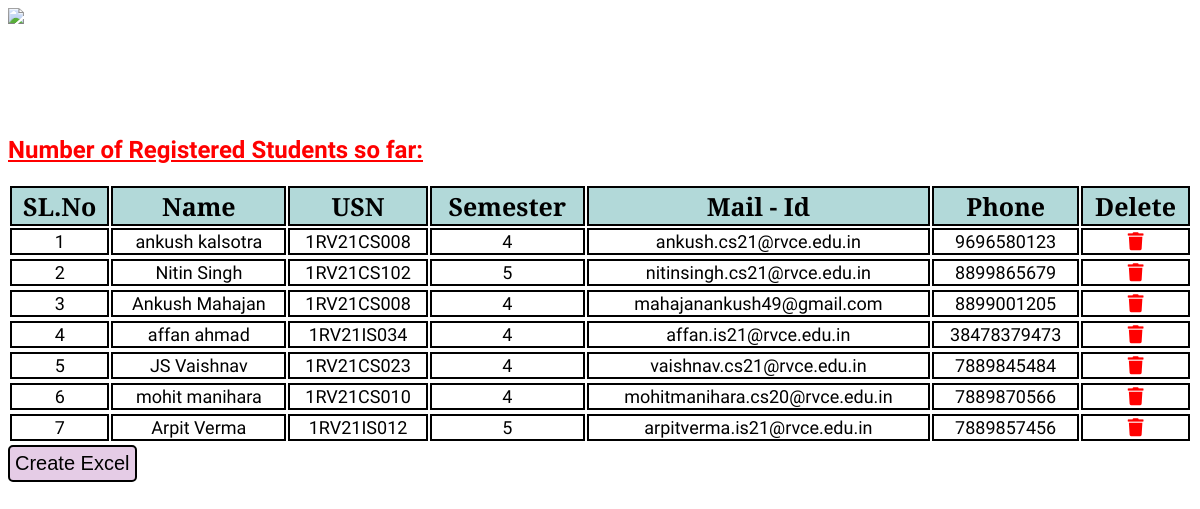
Page /admin/manage_users.php on the committed database.
### tables this page shows
CREATE TABLE `registration` (
  `id` int(255) NOT NULL,
  `fname` varchar(255) NOT NULL,
  `lname` varchar(255) NOT NULL,
  `bdate` date NOT NULL,
  `usn` varchar(100) NOT NULL,
  `email` varchar(255) NOT NULL,
  `dept` varchar(255) NOT NULL,
  `sem` int(1) NOT NULL,
  `gender` char(1) NOT NULL,
  `phno` bigint(11) NOT NULL,
  `image` varchar(100) NOT NULL,
  `password` varchar(255) NOT NULL
);

### admin/manage_users.php (the view, shortened to what this page needs)
<?php
    require_once('../connection.php');
    $query1 = "SELECT * FROM registration";
    $result = mysqli_query($con,$query1);
    $rr=mysqli_num_rows($result);
    if(!$rr)
    {
    echo "<h2 style='color:red;color:#ff0000;font-family:Acme;position:relative;top:35px;left:30%;''>No Students Have Registered For PvP Yet.</h2>";
    }
    else
    {
?>
<!DOCTYPE html>
<html lang="en">
<head>
    <link rel="stylesheet" href="https://use.fontawesome.com/releases/v5.3.1/css/all.css">
    </head>
<body>
    <img id="head" width="380px" style = "font-family:'PT Serif';" left:10 align='left' src = "../css/images/rvceheader.png">
    <br /><br /><br /><br /><br /><br />
    <h2 style="color:#ff0000;font-family:'Acme';" class = "page-header"><u>Number of Registered Students so far:</u></h2>
    <div class = "col-lg-12 mcon text-center">
        <table id="mytab1" width = "100%" class="mtab table table-bordered table-hover table-responsive" style = "margin-top:0;">
    	    <tr align = 'center' class = "text-center" style = "background-color:rgba(0,128,128,0.3);color:black;font-size:25px;text-align:center;font-family: 'PT serif';" class="table-info">
                <th style='border:2px solid black'>SL.No</th>
                <th style='border:2px solid black'>Name</th>
                <th style='border:2px solid black'>USN</th>
                <th style='border:2px solid black'>Semester</th>
                <th style='border:2px solid black'>Mail - Id</th>
                <th style='border:2px solid black'>Phone</th>
                <th style='border:2px solid black'>Delete</th>
		    </tr>
            <?php
                $i=1;
                while($row = mysqli_fetch_array($result))
                    {
                        echo "<tr style='color:black;border-bottom:2px solid black;font-size:18px;border-right:2px solid black;border-top:2px solid black;border-left:2px solid black;'>";
                        echo "<td style='border:2px solid black' align = 'center'>".$i."</td>";
                        echo "<td style='border:2px solid black' align = 'center'>".$row['fname'].' '.$row['lname']."</td>";
                        echo "<td style='border:2px solid black' align = 'center'>".$row['usn']."</td>";
                        echo "<td style='border:2px solid black' align = 'center'>".$row['sem']."</td>";
                        echo "<td style='border:2px solid black' align = 'center'>".$row['email']."</td>";
                        echo "<td style='border:2px solid black' align = 'center'>".$row['phno']."</td>";
            ?>
                        <td align = 'center' style='border:2px solid black'> <a href="javascript:DeleteUser('<?php echo $row['id']; ?>')" style='color:red'><i class = "fa fa-trash"></i></a> </td>
            <?php
                $i++;
                }
            ?>
            <?php
                }
            ?>
        </table>
        <button id = "mbtn-a" class = "mybtn" style = "padding:5px;font-size:20px;">Create Excel</button>
    </div>
</body>
</html>

### admin/manage_users.php (style rules this page uses)
.mcon { font-family:'Acme'; }
.mtab { font-family:'Acme'; margin-top: 0%; }
.mybtn { background-color: rgba(127,0,128,0.2); border: 2px solid black; border-radius: 5px; color: black; }
table th { text-align: center; }

### rows in the picture
registration: fname "ankush", lname "kalsotra", usn "1RV21CS008", sem "4", email "ankush.cs21@rvce.edu.in", phno "9696580123"
registration: fname "Nitin", lname "Singh", usn "1RV21CS102", sem "5", email "nitinsingh.cs21@rvce.edu.in", phno "8899865679"
registration: fname "Ankush", lname "Mahajan", usn "1RV21CS008", sem "4", email "mahajanankush49@gmail.com", phno "8899001205"
registration: fname "affan", lname "ahmad", usn "1RV21IS034", sem "4", email "affan.is21@rvce.edu.in", phno "38478379473"
registration: fname "JS", lname "Vaishnav", usn "1RV21CS023", sem "4", email "vaishnav.cs21@rvce.edu.in", phno "7889845484"
registration: fname "mohit", lname "manihara", usn "1RV21CS010", sem "4", email "mohitmanihara.cs20@rvce.edu.in", phno "7889870566"
registration: fname "Arpit", lname "Verma", usn "1RV21IS012", sem "5", email "arpitverma.is21@rvce.edu.in", phno "7889857456"
